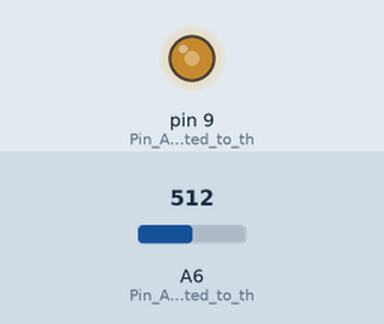
Recording of a sketch running on a simulated Arduino Nano, built with avr-gcc and run on an emulated ATmega328P. Parts: output pins drawn as LEDs (lit = HIGH). Inputs (shaded band) come from the test bench; at power-on: A6 (Pin_A6_is_connected_to_th) = 512. What the sketch prints to the serial monitor is not drawn.

Above: at 1.2 s.
1.3 s: A6 (Pin_A6_is_connected_to_th) set to 716
At 2.2 s:
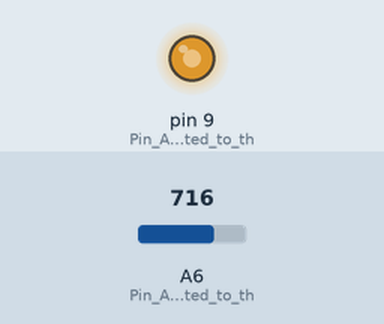
2.8 s: A6 (Pin_A6_is_connected_to_th) set to 900
At 3.2 s:
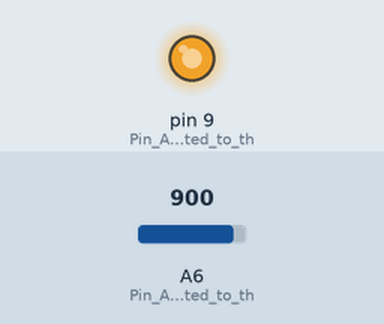
4.3 s: A6 (Pin_A6_is_connected_to_th) set to 122
At 5.5 s:
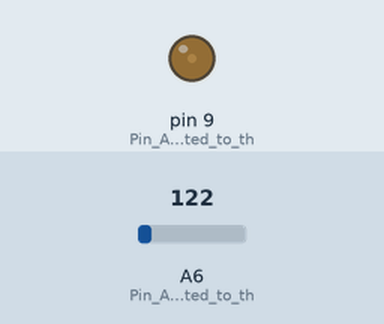
5.8 s: A6 (Pin_A6_is_connected_to_th) set to 0
At 6.7 s:
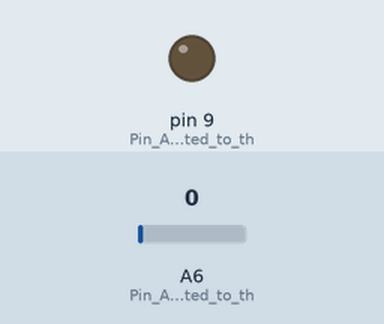
7.3 s: A6 (Pin_A6_is_connected_to_th) set to 511
At 7.9 s:
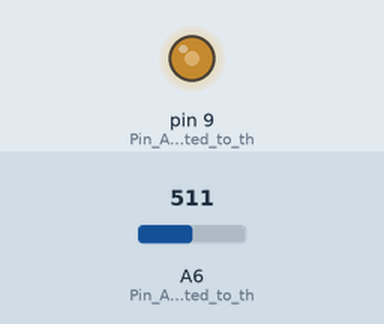
Timing chart, 0 to 9.8 s (numbered marks = the images above; inputs shaded):
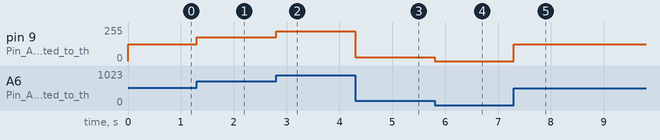

The sketch:

led_control_using_potentiometer.ino
```cpp
/*
Arduino IDE version: 1.8.3
Tested on : ARBD-1
Microcontroller:ATMEGA 328p
Written by:Mohammad Waqas
Date:11/06/2019
*/
// the setup function runs once when you press reset or power the board
void setup() {
  // put your setup code here, to run once:
pinMode(9,OUTPUT);	//Pin A9 is connected to the green LED
pinMode(A6,INPUT);	//Pin A6 is connected to the potentiometer
Serial.begin(9600);	//Start the serial comm with baud rate 9600
}
int pot_value;
// the loop function runs over and over again forever
void loop() {

pot_value=map(analogRead(A6),0,1023,0,255);//mapping the value of the potentiometer to match the intensity of the leds
analogWrite(9,pot_value);//glow the led with intensity equal to the
			 //value of the potentiometer
Serial.print(pot_value);  // print the value on the Serial monitor
}

//I edited this file
```

Measured:
- after the input at 1.3 s, pin 9 (Pin_A9_is_connected_to_th): 127/255 → 178/255 at once
- after the input at 2.8 s, pin 9 (Pin_A9_is_connected_to_th): 178/255 → 224/255 at once
- after the input at 4.3 s, pin 9 (Pin_A9_is_connected_to_th): 224/255 → 30/255 at once
- after the input at 5.8 s, pin 9 (Pin_A9_is_connected_to_th): 30/255 → 0/255 at once
- after the input at 7.3 s, pin 9 (Pin_A9_is_connected_to_th): 0/255 → 127/255 at once
